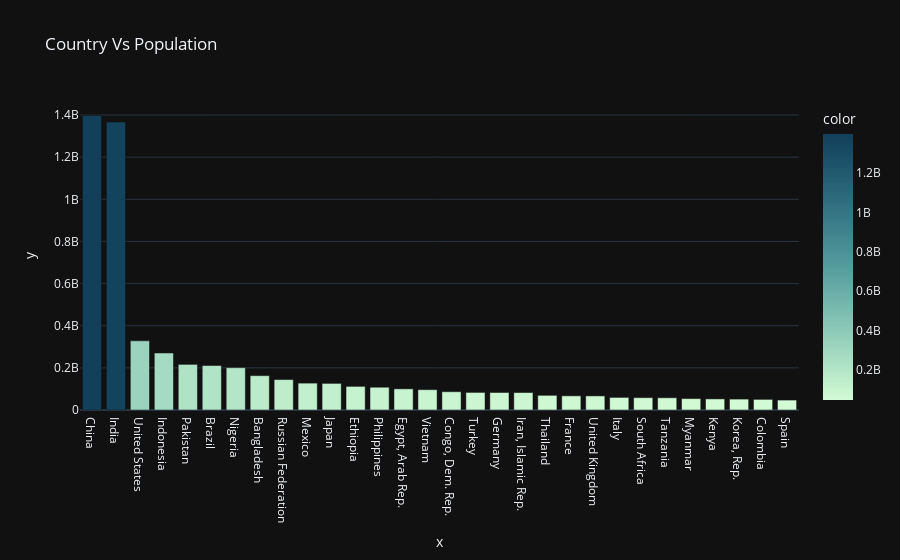

The code cell stored with this chart in its notebook:
### Markdown cell above
### Country VS Population

### Code cell
df = df.sort_values(by=['Population, total'], ascending=False)
fig = px.bar(df,x=df['Country Name'].head(30), y=df['Population, total'].head(30),color=df['Population, total'].head(30),color_continuous_scale = "darkmint",template = "plotly_dark"
             ,title="Country Vs Population")
fig.show()

### Figure 1 — Plotly figure (JSON) as saved in the notebook; plotly's stock layout.template omitted (floating-point values rounded to 4 significant figures)
{"data": [{"alignmentgroup": "True", "hovertemplate": "x=%{x}<br>y=%{y}<br>color=%{marker.color}<extra></extra>", "legendgroup": "", "marker": {"color": [1397715000, 1366417756, 328329953, 270625567, 216565317, 211049519, 200963603, 163046173, 144406261, 127575529, 126264931, 112078727, 108116622, 100388076, 96462108, 86790568, 83429607, 83092962, 82913893, 69625581, 67248926, 66836327, 59729081, 58558267, 58005461, 54045422, 52573967, 51709098, 50339443, 47133521], "coloraxis": "coloraxis", "pattern": {"shape": ""}}, "name": "", "offsetgroup": "", "orientation": "v", "showlegend": false, "textposition": "auto", "type": "bar", "x": ["China", "India", "United States", "Indonesia", "Pakistan", "Brazil", "Nigeria", "Bangladesh", "Russian Federation", "Mexico", "Japan", "Ethiopia", "Philippines", "Egypt, Arab Rep.", "Vietnam", "Congo, Dem. Rep.", "Turkey", "Germany", "Iran, Islamic Rep.", "Thailand", "France", "United Kingdom", "Italy", "South Africa", "Tanzania", "Myanmar", "Kenya", "Korea, Rep.", "Colombia", "Spain"], "xaxis": "x", "y": [1397715000, 1366417756, 328329953, 270625567, 216565317, 211049519, 200963603, 163046173, 144406261, 127575529, 126264931, 112078727, 108116622, 100388076, 96462108, 86790568, 83429607, 83092962, 82913893, 69625581, 67248926, 66836327, 59729081, 58558267, 58005461, 54045422, 52573967, 51709098, 50339443, 47133521], "yaxis": "y"}], "layout": {"barmode": "relative", "coloraxis": {"colorbar": {"title": {"text": "color"}}, "colorscale": [[0, "rgb(210, 251, 212)"], [0.1667, "rgb(165, 219, 194)"], [0.3333, "rgb(123, 188, 176)"], [0.5, "rgb(85, 156, 158)"], [0.6667, "rgb(58, 124, 137)"], [0.8333, "rgb(35, 93, 114)"], [1, "rgb(18, 63, 90)"]]}, "legend": {"tracegroupgap": 0}, "title": {"text": "Country Vs Population"}, "xaxis": {"anchor": "y", "domain": [0, 1], "title": {"text": "x"}}, "yaxis": {"anchor": "x", "domain": [0, 1], "title": {"text": "y"}}}}
